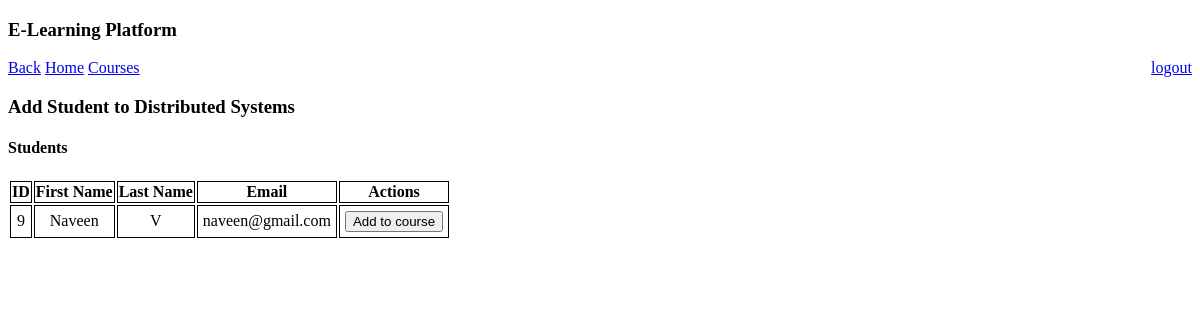
Page /course/add-students?course_id=1 (signed in) on the earlier database version.
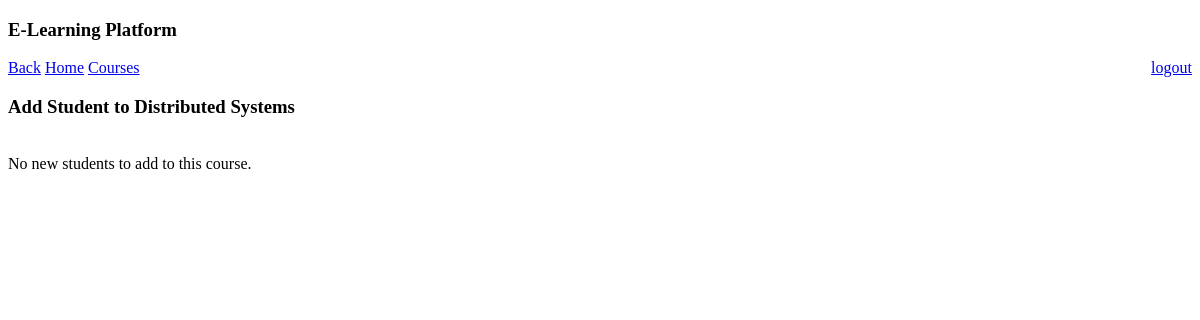
Same page on the later database version.
### e_learn/models.py (models this page shows)
class User(AbstractUser):
    is_student = models.BooleanField(default=False)
    is_instructor = models.BooleanField(default=False)
    is_institution = models.BooleanField(default=False)

### e_learn/views.py (the view)
# urls.py: path('course/add-students', views.display_add_students_to_course, name='add_students_to_course'),
@login_required(login_url="institution_login")
def display_add_students_to_course(request):
    msg = None
    if request.method == 'POST':
        course_id = request.POST.get('course_id')
        user_id = request.POST.get('user_id')
        course_details = Course.objects.get(id=int(course_id))
        user_details = User.objects.get(id=user_id)
        new_relation = UserCourseRelation(user=user_details, course=course_details, is_student=True)
        new_relation.save()
        msg = "Student added to course successfully."
    else:
        course_id = request.GET.get('course_id')
        course_details = Course.objects.get(id=course_id)
    data = institution_users(request, "student")
    if not data["users_exist"]:
        return render(request, 'student_signup.html', {"msg": 'Students not registered in the institution yet, try registering a new student!'})
    relations = UserCourseRelation.objects.filter(course=course_details)
    students_lst = []
    relations_user = []
    for relation in relations:
        relations_user.append(relation.user)
    for user in data["users_lst"]:
        if user not in relations_user:
            students_lst.append(user)
    if len(relations) != 0 and len(students_lst) == 0:
        return render(request, 'add_students_to_course.html', {'course_details': course_details, 'msg': "No new students to add to this course."})
    if len(relations) == 0:
        students_lst = data["users_lst"]
    if msg is not None:
        return render(request, 'add_students_to_course.html', {"course_details": course_details, "students_lst": students_lst, "student_exists": data["users_exist"], "msg": msg})
    return render(request, 'add_students_to_course.html', {"course_details": course_details, "students_lst": students_lst, "student_exists": data["users_exist"]})

### e_learn/views.py (called while the page is built)
def institution_users(request, user_type):
    current_institution = Institution.objects.get(user=request.user)
    users_exist = False
    users_lst = []
    try:
        if user_type == "student":
            details_lst = UserInstitutionRelation.objects.filter(institution=current_institution, is_student=True)
        else:
            details_lst = UserInstitutionRelation.objects.filter(institution=current_institution, is_instructor=True)
        for i in details_lst:
            users_lst.append(i.user)
        if len(users_lst) != 0:
            users_exist = True
        return {"users_exist": users_exist, "users_lst": users_lst}
    except Exception as e:
        return {"users_exist": users_exist, "users_lst": users_lst}

### e_learn/templates/add_students_to_course.html (shortened to what this page needs)
{% extends "base_loggedIn.html" %}
{% block body %}
    <a href="{% url 'complete_course_details' %}?course_id={{ course_details.id }}">Back</a>
    <a href="{% url 'institution_home' %}">Home</a>
    <a href="{% url 'course_list' %}">Courses</a>
    <h3> Add Student to {{ course_details.name }}</h3>
    {% if msg %}
        <br> {{ msg }} <br>
    {% endif %}
    {% if student_exists %}
        <h4>Students</h4>
        <table>
            <thead>
                <tr>
                    <th scope="col" style="border: 1px solid black;"> ID </th>
                    <th scope="col" style="border: 1px solid black;"> First Name </th>
                    <th scope="col" style="border: 1px solid black;"> Last Name </th>
                    <th scope="col" style="border: 1px solid black;"> Email </th>
                    <th scope="col" style="border: 1px solid black;"> Actions </th>
                </tr>
            </thead>
            <tbody>
                {% for user in students_lst %}
                    <tr>
                        <td style="border: 1px solid black;padding: 5px" align="center">{{ user.id }}</td>
                        <td style="border: 1px solid black;padding: 5px" align="center">{{ user.first_name }}</td>
                        <td style="border: 1px solid black;padding: 5px" align="center">{{ user.last_name }}</td>
                        <td style="border: 1px solid black;padding: 5px" align="center">{{ user.email }}</td>
                        <td style="border: 1px solid black;padding: 5px" align="center">
                            <form action="{% url 'add_students_to_course' %}" method="POST"> {% csrf_token %}
                                <button type="submit">Add to course</button>
                            </form>
                        </td>
                    </tr>
                {% endfor %}
            </tbody>
        </table>
    {% endif %}
{% endblock %}

Differences in the rows shown:
no longer on this page (row edited): User: id "9", first_name "Naveen", last_name "V", email "naveen@gmail.com"
Other differences:
{{ msg }}: (not shown) → "No new students to add to this course."
text no longer shown: "Students ID First Name Last Name Email Actions"
